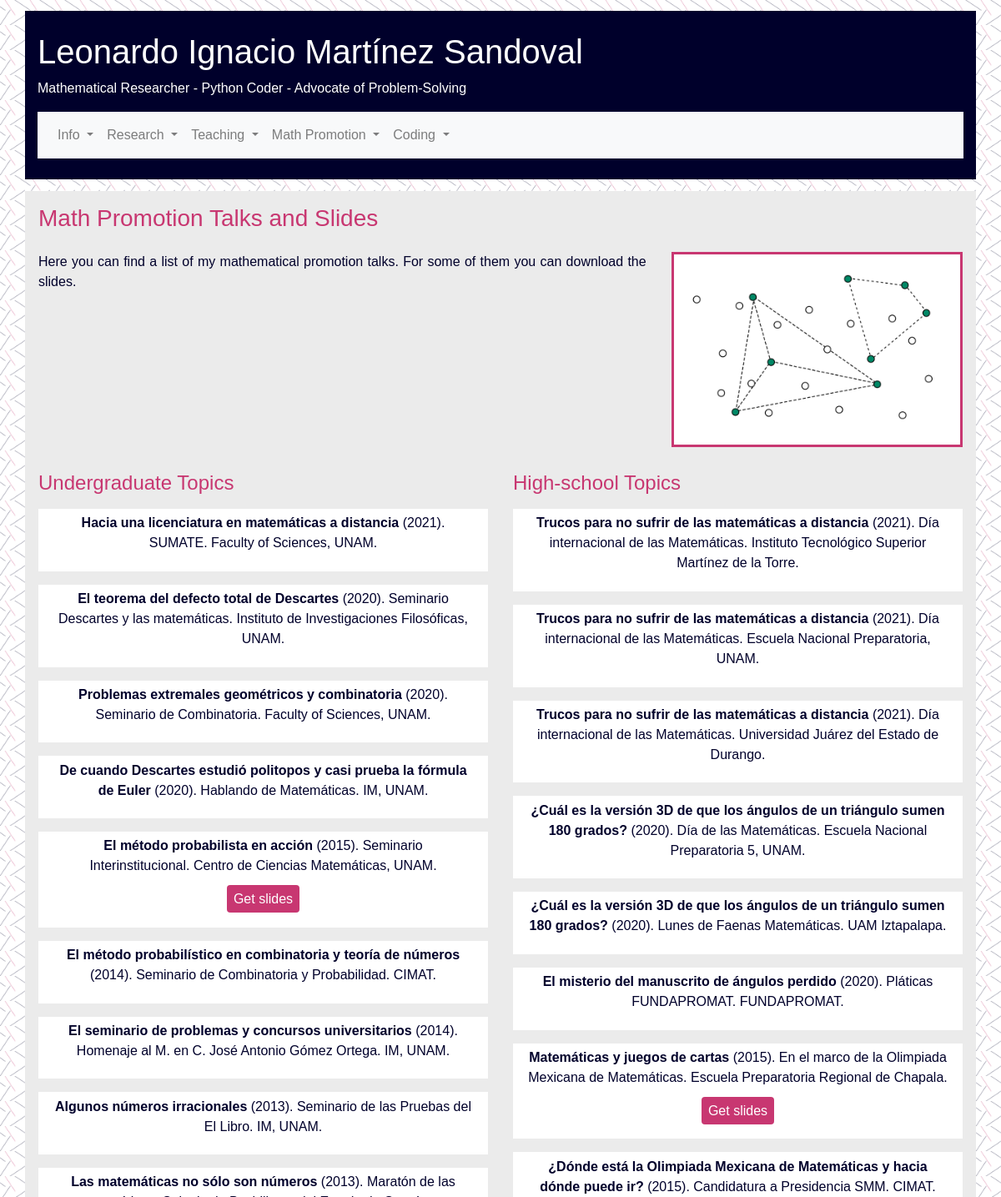
Page /tpromotion (upper part) on the earlier database version.
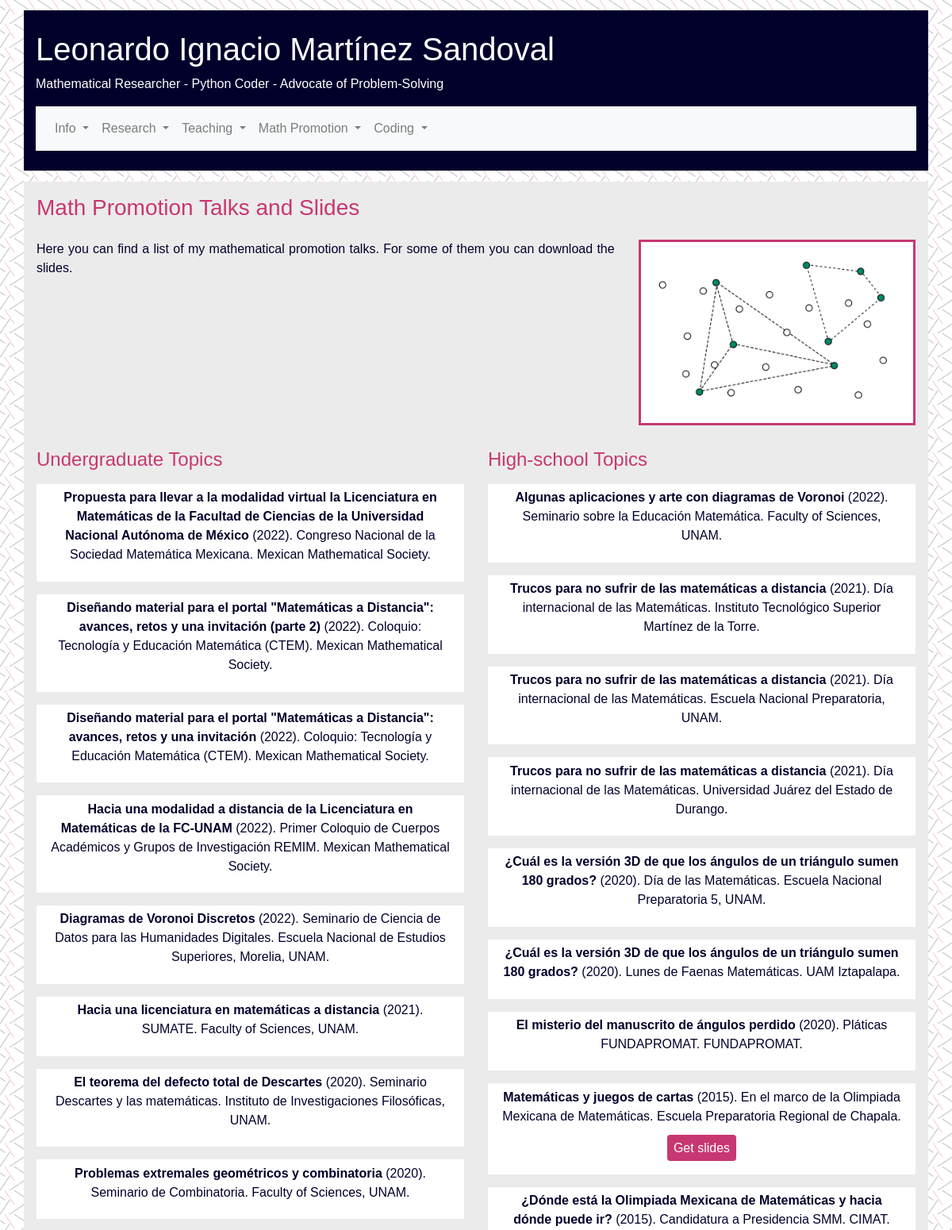
Same page on the later database version.
### personalpage/models.py (models this page shows, shortened)
class Talk(db.Model):
    __tablename__ = 'talk'
    id = db.Column(db.Integer, primary_key=True)
    date = db.Column(db.Date(), default=date.today())
    title = db.Column(db.String(80), unique=True, nullable=False)
    slides = db.Column(db.String(140))
    event = db.Column(db.String(140), nullable=False)
    event_type =  db.Column(db.String(80), nullable=False)
    event_type_spa = db.Column(db.String(80), nullable=False)
    institution = db.Column(db.Integer, db.ForeignKey('institution.id'))
    location = db.Column(db.Integer, db.ForeignKey('location.id'))

class Institution(db.Model):
    __tablename__ = 'institution'
    id = db.Column(db.Integer, primary_key=True)
    name = db.Column(db.String(80), unique=True, nullable=False)
    name_spa = db.Column(db.String(80), unique=True, nullable=False)
    location = db.Column(db.Integer, db.ForeignKey('location.id'))

### personalpage/cv.py (the view)
@app.route("/tpromotion")
def tpromotion():
    talks = Talk.query\
        .select_from(Talk)\
        .join(Institution)\
        .join(Location,Talk.location==Location.id)\
        .add_entity(Institution)\
        .add_entity(Location)\
        .all()
    return render_template("personalpage/tpromotion.html", talks=talks)

### personalpage/templates/personalpage/tpromotion.html
{% extends "body_template.html" %}
    {% block content %}
    <div class="container outter pl-3 pr-3 pt-3">
        <h3>Math Promotion Talks and Slides</h3>
        <div class="row pt-3">
            <div class="col-md-8 padded">
            <p style="text-align: justify"> Here you can find a list of my mathematical promotion talks. For some of them you can
                download the slides. </p>
        </div>
        <div class="col-md-4 padded" id="data">
            <div class="blockitem">
                <img class="img-fluid" src="/static/small-angles.png"></img>
            </div>
        </div>
        </div>
        <div class="row pt-3">
            <div class="col-lg-6 padded">
                <h4> Undergraduate Topics </h4>
                    {% for item in talks | sort(attribute='Talk.date', reverse = True) %}
                    {% if item.Talk.event_type == "p_ug" %}
                    <div class="paperitem wrapper mb-3 mt-3">
                        <div class="prob-info">
                            <p><strong> {{ item.Talk.title }}</strong> ({{item.Talk.date.strftime('%Y')}}). {{ item.Talk.event }}. {{ item.Institution.name + '.' if item.Institution.name }}
                            {% if item.Talk.slides %}</p>
                            <p><a href="/static/slides/{{ item.Talk.slides }}" class="goodie" target="_blank"> Get slides</a></p>
                            {% endif %}
                        </div>
                    </div>
                    {% endif %}
                    {% endfor %}
            </div>
            <div class="col-lg-6 padded">
                <h4> High-school Topics </h4>
                {% for item in talks | sort(attribute='Talk.date', reverse = True) %}
                {% if item.Talk.event_type == "p_hs" %}
                <div class="paperitem wrapper mb-3 mt-3">
                    <div class="prob-info">
                        <p><strong> {{ item.Talk.title }}</strong> ({{item.Talk.date.strftime('%Y')}}). {{ item.Talk.event }}. {{ item.Institution.name + '.' if item.Institution.name }}
                            {% if item.Talk.slides %}</p>
                            <p><a href="/static/slides/{{ item.Talk.slides }}" class="goodie" target="_blank"> Get slides</a></p>
                            {% endif %}
                    </div>
                </div>
                {% endif %}
                {% endfor %}
            </div>
        </div>
    </div>
    {% endblock %}

Differences in the rows shown:
no longer on this page (row unchanged): Talk: Talk "De cuando Descartes estudió politopos y casi prueba la fórmula de Euler", Talk "2020", Talk.event "Hablando de Matemáticas", Institution "IM, UNAM.", shown under "Undergraduate Topics"
no longer on this page (row unchanged): Talk: Talk "El método probabilista en acción", Talk "2015", Talk.event "Seminario Interinstitucional", Institution "Centro de Ciencias Matemáticas, UNAM.", shown under "Undergraduate Topics"
no longer on this page (row unchanged): Talk: Talk "El método probabilístico en combinatoria y teoría de números", Talk "2014", Talk.event "Seminario de Combinatoria y Probabilidad", Institution "CIMAT.", shown under "Undergraduate Topics"
no longer on this page (row unchanged): Talk: Talk "El seminario de problemas y concursos universitarios", Talk "2014", Talk.event "Homenaje al M. en C. José Antonio Gómez Ortega", Institution "IM, UNAM.", shown under "Undergraduate Topics"
no longer on this page (row unchanged): Talk: Talk "Algunos números irracionales", Talk "2013", Talk.event "Seminario de las Pruebas del El Libro", Institution "IM, UNAM.", shown under "Undergraduate Topics"
no longer on this page (row unchanged): Talk: Talk "Las matemáticas no sólo son números", Talk "2013", shown under "Undergraduate Topics"
added Talk: Talk "Propuesta para llevar a la modalidad virtual la Licenciatura en Matemáticas de la Facultad de Ciencias de la Universidad Nacional Autónoma de México", Talk "2022", Talk.event "Congreso Nacional de la Sociedad Matemática Mexicana", Institution "Mexican Mathematical Society.", shown under "Undergraduate Topics"
added Talk: Talk "Diseñando material para el portal \"Matemáticas a Distancia\": avances, retos y una invitación (parte 2)", Talk "2022", Talk.event "Coloquio: Tecnología y Educación Matemática (CTEM)", Institution "Mexican Mathematical Society.", shown under "Undergraduate Topics"
added Talk: Talk "Diseñando material para el portal \"Matemáticas a Distancia\": avances, retos y una invitación", Talk "2022", Talk.event "Coloquio: Tecnología y Educación Matemática (CTEM)", Institution "Mexican Mathematical Society.", shown under "Undergraduate Topics"
added Talk: Talk "Hacia una modalidad a distancia de la Licenciatura en Matemáticas de la FC-UNAM", Talk "2022", Talk.event "Primer Coloquio de Cuerpos Académicos y Grupos de Investigación REMIM", Institution "Mexican Mathematical Society.", shown under "Undergraduate Topics"
added Talk: Talk "Diagramas de Voronoi Discretos", Talk "2022", Talk.event "Seminario de Ciencia de Datos para las Humanidades Digitales", Institution "Escuela Nacional de Estudios Superiores, Morelia, UNAM.", shown under "Undergraduate Topics"
added Talk: Talk "Algunas aplicaciones y arte con diagramas de Voronoi", Talk "2022", Talk.event "Seminario sobre la Educación Matemática", Institution "Faculty of Sciences, UNAM.", shown under "High-school Topics"
